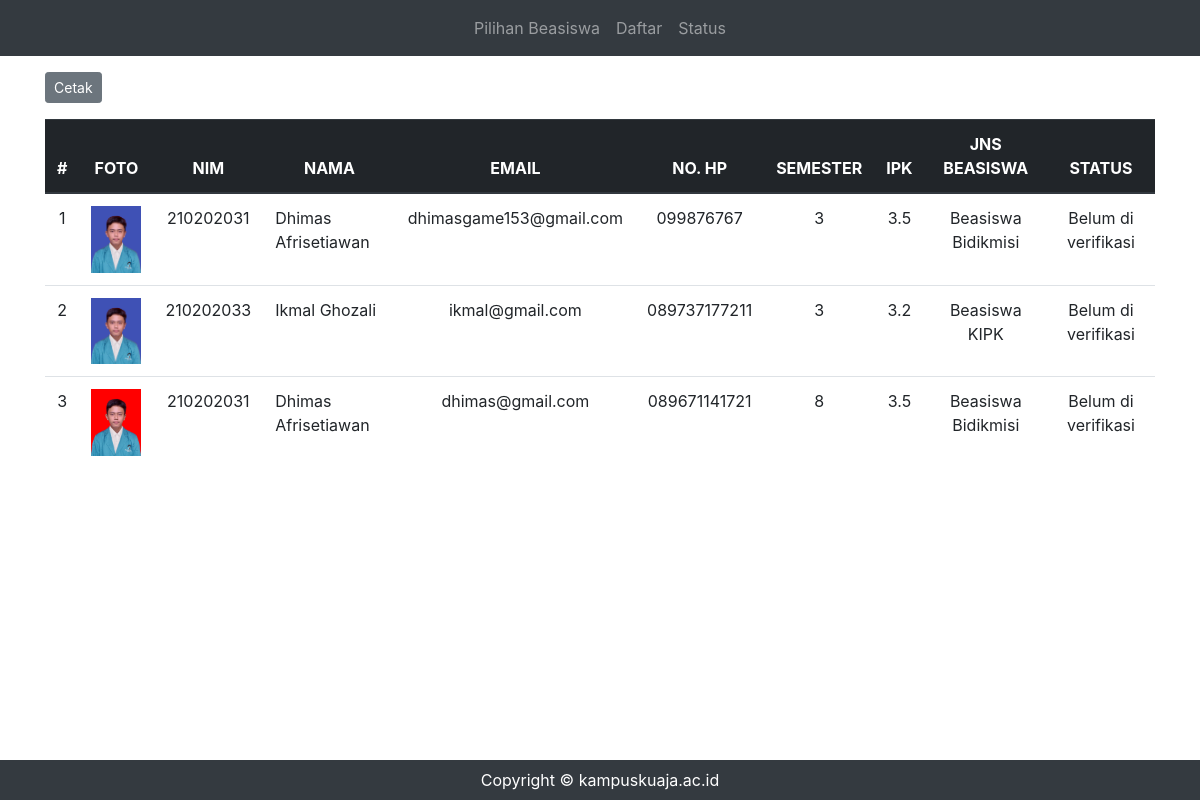
Screenshot of /hasil.php with the database file from the repository.
### tables this page shows
CREATE TABLE `mahasiswa` (
  `id` int NOT NULL,
  `foto` varchar(100) DEFAULT NULL,
  `nim` varchar(20) NOT NULL,
  `nama` varchar(100) NOT NULL,
  `email` varchar(100) NOT NULL,
  `nohp` varchar(100) NOT NULL,
  `semester` tinyint UNSIGNED NOT NULL,
  `ipk` double NOT NULL,
  `jns_beasiswa` varchar(100) NOT NULL,
  `status_ajuan` varchar(50) DEFAULT 'Belum di verifikasi',
  `created_at` timestamp NULL DEFAULT CURRENT_TIMESTAMP
);

### hasil.php (the view, shortened to what this page needs)
<?php
include 'koneksi.php';
$sql = "SELECT * FROM mahasiswa ORDER BY created_at DESC";
$result = $conn->query($sql);
?>
<!DOCTYPE html>
<html lang="en">
<head>
    <link rel="stylesheet" href="https://cdn.jsdelivr.net/npm/bootstrap@4.1.3/dist/css/bootstrap.min.css">
    <link rel="stylesheet" href="css/style.css">
</head>
<body>
    <div class="wrapper">
        <?php
            include "layouts/navigasi.php"
        ?>
        <div class="container mt-3 content">
            <a href="cetak.php" type="button" class="btn btn-secondary btn-sm mb-3">Cetak</a>
            <table class="table">
                <thead class="thead-dark">
                    <tr class="text-center">
                        <th scope="col">#</th>
                        <th scope="col">FOTO</th>
                        <th scope="col">NIM</th>
                        <th scope="col">NAMA</th>
                        <th scope="col">EMAIL</th>
                        <th scope="col">NO. HP</th>
                        <th scope="col">SEMESTER</th>
                        <th scope="col">IPK</th>
                        <th scope="col">JNS BEASISWA</th>
                        <th scope="col">STATUS</th>
                    </tr>
                </thead>
                <tbody>
                <?php
                if ($result->num_rows > 0) {
                    $no = 1;
                    while($row = $result->fetch_assoc()) {
                        echo "<tr class='text-center'>
                                <td>" . $no++ . "</td>
                                <td><img src='uploads/" . $row['foto'] . "' alt='Foto' width='50'></td>
                                <td>" . $row['nim'] . "</td>
                                <td class='text-left'>" . $row['nama'] . "</td>
                                <td>" . $row['email'] . "</td>
                                <td>" . $row['nohp'] . "</td>
                                <td>" . $row['semester'] . "</td>
                                <td>" . $row['ipk'] . "</td>
                                <td>" . $row['jns_beasiswa'] . "</td>
                                <td>" . $row['status_ajuan'] . "</td>
                            </tr>";
                    }
                } else {
                    echo "<tr><td colspan='14'>Tidak ada data</td></tr>";
                }
                ?>
                </tbody>
            </table>
        </div>
        <?php
            include "layouts/footer.php";
        ?>
    </div>
</body>
</html>

### layouts/navigasi.php (shortened to what this page needs)
<nav class="navbar navbar-expand-lg navbar navbar-dark bg-dark">
    <div class="collapse navbar-collapse justify-content-center" id="navbarNavAltMarkup">
        <div class="navbar-nav">
            <a class="nav-item nav-link" href="./index.php">Pilihan Beasiswa</a>
            <a class="nav-item nav-link" href="./daftar.php">Daftar</a>
            <a class="nav-item nav-link" href="./hasil.php">Status</a>
        </div>
    </div>
</nav>

### layouts/footer.php
<footer class="bg-dark text-white text-center py-2 mt-4">
    <div class="container">
        <p class="mb-0">Copyright © kampuskuaja.ac.id</p>
    </div>
</footer>

### css/style.css (style rules this page uses)
body, html { height: 100%; margin: 0; }
.wrapper { display: flex; flex-direction: column; min-height: 100vh; }
.content { flex: 1; }

### rows the page displays
mahasiswa: foto (picture), nim "210202031", nama "Dhimas Afrisetiawan", email "dhimasgame153@gmail.com", nohp "099876767", semester "3", ipk "3.5", jns_beasiswa "Beasiswa Bidikmisi", status_ajuan "Belum di verifikasi"
mahasiswa: foto (picture), nim "210202033", nama "Ikmal Ghozali", email "ikmal@gmail.com", nohp "089737177211", semester "3", ipk "3.2", jns_beasiswa "Beasiswa KIPK", status_ajuan "Belum di verifikasi"
mahasiswa: foto (picture), nim "210202031", nama "Dhimas Afrisetiawan", email "dhimas@gmail.com", nohp "089671141721", semester "8", ipk "3.5", jns_beasiswa "Beasiswa Bidikmisi", status_ajuan "Belum di verifikasi"
